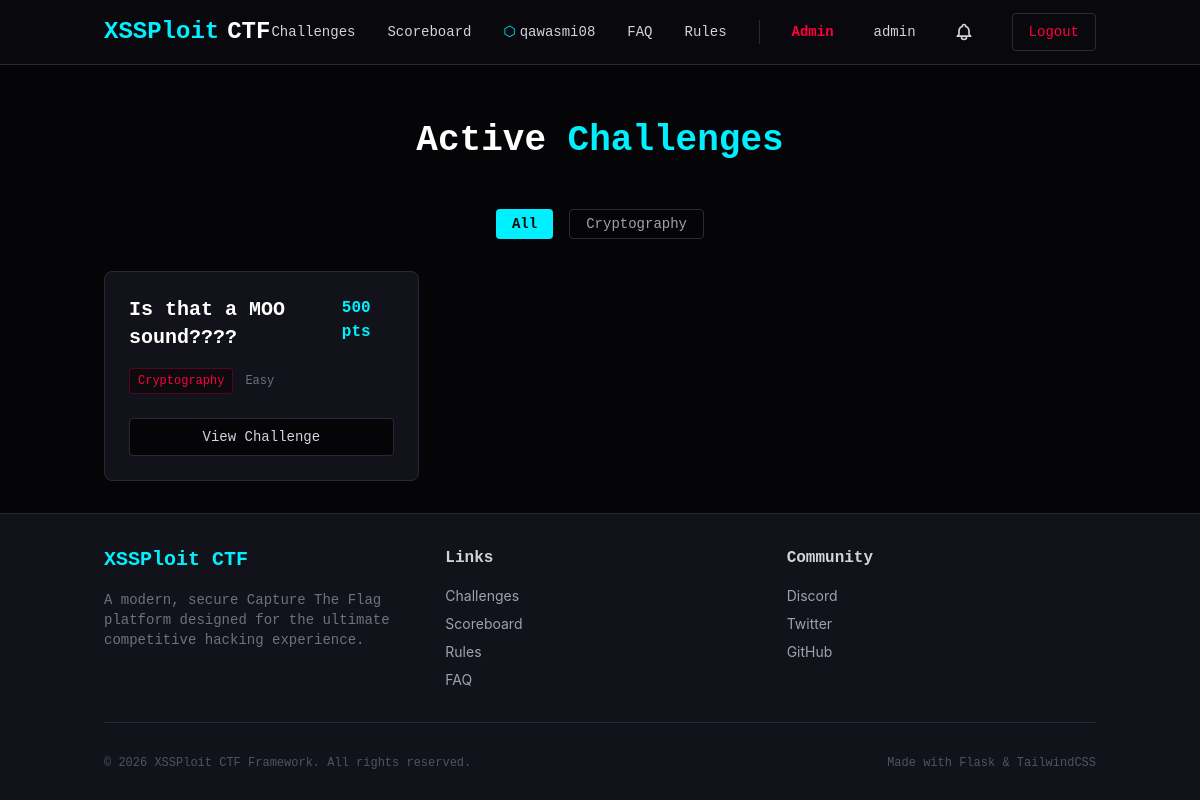
Page /challenges/ (signed in) on the committed database.
### app/models/team.py (models this page shows, shortened)
class Team(db.Model):
    __tablename__ = 'teams'
    id = db.Column(db.Integer, primary_key=True)
    name = db.Column(db.String(100), unique=True, index=True, nullable=False)
    invite_code = db.Column(db.String(36), unique=True, nullable=False, default=lambda: str(uuid.uuid4()))
    captain_id = db.Column(db.Integer, db.ForeignKey('users.id'), nullable=False)
    created_at = db.Column(db.DateTime, default=datetime.utcnow)
    captain = db.relationship('User', foreign_keys=[captain_id])
    members = db.relationship('TeamMember', back_populates='team', cascade="all, delete-orphan", lazy='dynamic')
    submissions = db.relationship('Submission', back_populates='team', lazy='dynamic')
    solves = db.relationship('Solve', back_populates='team', lazy='dynamic')

### app/models/user.py (models this page shows, shortened)
class User(UserMixin, db.Model):
    __tablename__ = 'users'
    id = db.Column(db.Integer, primary_key=True)
    username = db.Column(db.String(64), unique=True, index=True, nullable=False)
    email = db.Column(db.String(120), unique=True, index=True, nullable=False)
    password_hash = db.Column(db.String(256), nullable=False)
    bio = db.Column(db.String(255))
    avatar = db.Column(db.String(255))
    country = db.Column(db.String(64))
    role = db.Column(db.String(20), default='user') # 'user' or 'admin'
    is_active = db.Column(db.Boolean, default=True)
    is_verified = db.Column(db.Boolean, default=False)
    created_at = db.Column(db.DateTime, default=datetime.utcnow)
    team_memberships = db.relationship('TeamMember', back_populates='user', lazy='dynamic')
    submissions = db.relationship('Submission', back_populates='user', lazy='dynamic')
    solves = db.relationship('Solve', back_populates='user', lazy='dynamic')
    @property
    def team(self):
        membership = self.team_memberships.first()
        if membership:
            return membership.team
        return None
    def is_admin(self):
        return self.role == 'admin'

### app/models/challenge.py (models this page shows, shortened)
class Category(db.Model):
    __tablename__ = 'categories'
    id = db.Column(db.Integer, primary_key=True)
    name = db.Column(db.String(50), unique=True, nullable=False)
    description = db.Column(db.Text)
    challenges = db.relationship('Challenge', back_populates='category', lazy='dynamic')

class Challenge(db.Model):
    __tablename__ = 'challenges'
    id = db.Column(db.Integer, primary_key=True)
    title = db.Column(db.String(150), nullable=False)
    slug = db.Column(db.String(150), unique=True, index=True)
    category_id = db.Column(db.Integer, db.ForeignKey('categories.id'), nullable=False)
    difficulty = db.Column(db.String(20), default='Easy') # Easy, Medium, Hard, Insane
    initial_points = db.Column(db.Integer, nullable=False, default=500)
    minimum_points = db.Column(db.Integer, nullable=False, default=50)
    decay_limit    = db.Column(db.Integer, nullable=False, default=10)  # solves to reach minimum
    points         = db.Column(db.Integer, nullable=False, default=500) # current live value (cached)
    description = db.Column(db.Text, nullable=False)
    flag_hash = db.Column(db.String(256), nullable=False)
    is_visible = db.Column(db.Boolean, default=False)
    created_at = db.Column(db.DateTime, default=datetime.utcnow)
    category = db.relationship('Category', back_populates='challenges')
    files = db.relationship('ChallengeFile', back_populates='challenge', cascade="all, delete-orphan")
    hints = db.relationship('Hint', back_populates='challenge', cascade="all, delete-orphan")
    submissions = db.relationship('Submission', back_populates='challenge', lazy='dynamic', cascade="all, delete-orphan")
    solves = db.relationship('Solve', back_populates='challenge', lazy='dynamic', cascade="all, delete-orphan")

### app/blueprints/challenges/__init__.py (the view)
@challenges_bp.route('/')
@login_required
def index():
    categories = Category.query.all()
    challenges = Challenge.query.filter_by(is_visible=True).all()
    solved_challenge_ids = []
    if current_user.team:
        solves = Solve.query.filter_by(team_id=current_user.team.id).all()
        solved_challenge_ids = [s.challenge_id for s in solves]
    else:
        solves = Solve.query.filter_by(user_id=current_user.id).all()
        solved_challenge_ids = [s.challenge_id for s in solves]
    return render_template('challenges/index.html',
                           categories=categories,
                           challenges=challenges,
                           solved_ids=solved_challenge_ids)

### app/models/__init__.py (called while the page is built)
@login_manager.user_loader
def load_user(user_id):
    return User.query.get(int(user_id))

### app/templates/challenges/index.html (shortened to what this page needs)
{% extends "base.html" %}
{% block content %}
<div class="max-w-6xl mx-auto">
    <div class="text-center mb-12">
        <h1 class="text-4xl font-mono font-bold text-white mb-4">Active <span class="text-cyber-primary neon-text">Challenges</span></h1>
    </div>
    <div class="flex flex-wrap gap-4 mb-8 justify-center">
        <button class="px-4 py-1 text-sm font-mono bg-cyber-primary text-cyber-dark rounded font-bold">All</button>
        {% for category in categories %}
            <button class="px-4 py-1 text-sm font-mono border border-cyber-border text-gray-400 rounded hover:border-cyber-primary hover:text-cyber-primary transition-all">{{ category.name }}</button>
        {% endfor %}
    </div>
    <div class="grid grid-cols-1 md:grid-cols-2 lg:grid-cols-3 gap-6">
        {% for challenge in challenges %}
        {% set is_solved = challenge.id in solved_ids %}
        <div class="bg-cyber-card border {% if is_solved %}border-green-500/50{% else %}border-cyber-border hover:border-cyber-primary{% endif %} rounded-lg p-6 card-hover relative overflow-hidden group">
            <div class="flex justify-between items-start mb-4">
                <h3 class="text-xl font-mono font-bold text-white group-hover:text-cyber-primary transition-colors">{{ challenge.title }}</h3>
                <span class="text-cyber-primary font-mono font-bold">{{ challenge.points }} pts</span>
            </div>
            <div class="flex items-center space-x-3 mb-6 font-mono text-xs">
                <span class="bg-cyber-dark px-2 py-1 rounded text-cyber-secondary border border-cyber-secondary/30">{{ challenge.category.name if challenge.category else 'Misc' }}</span>
                <span class="text-gray-500">{{ challenge.difficulty }}</span>
            </div>
            <a href="/challenges/{{ challenge.id }}" class="block w-full text-center py-2 bg-cyber-darker border border-cyber-border group-hover:border-cyber-primary rounded font-mono text-sm text-gray-300 group-hover:text-white transition-all">
                View Challenge
            </a>
        </div>
        {% endfor %}
    </div>
</div>
{% endblock %}

### app/templates/includes/navbar.html (shortened to what this page needs)
<nav class="bg-cyber-dark/80 backdrop-blur-md border-b border-cyber-border sticky top-0 z-50">
    <div class="container mx-auto px-4">
        <div class="flex items-center justify-between h-16">
            <a href="/" class="flex items-center space-x-2">
                <span class="text-2xl font-mono font-bold text-cyber-primary neon-text">XSSPloit</span>
                <span class="text-2xl font-mono font-bold text-white">CTF</span>
            </a>
            <div class="hidden md:flex space-x-8 items-center font-mono text-sm">
                <a href="/challenges" class="hover:text-cyber-primary transition-colors">Challenges</a>
                <a href="/scoreboard" class="hover:text-cyber-primary transition-colors">Scoreboard</a>
                {% if current_user.is_authenticated %}
                    {% if current_user.team %}
                        <a href="/team/{{ current_user.team.id }}" class="hover:text-cyber-primary transition-colors flex items-center gap-1">
                            <span class="text-cyber-primary">⬡</span> {{ current_user.team.name }}
                        </a>
                    {% else %}
                        <a href="/team/" class="hover:text-cyber-primary transition-colors">Team</a>
                    {% endif %}
                {% endif %}
                <a href="/faq" class="hover:text-cyber-primary transition-colors">FAQ</a>
                <a href="/rules" class="hover:text-cyber-primary transition-colors">Rules</a>
                {% if current_user.is_authenticated %}
                    {% if current_user.is_admin() %}
                        <a href="/admin/" class="text-cyber-secondary font-bold hover:text-cyber-primary transition-colors pr-2">Admin</a>
                    {% endif %}
                    <a href="/dashboard" class="flex items-center space-x-2 hover:text-cyber-primary transition-colors">
                        <span>{{ current_user.username }}</span>
                    </a>
                    <a href="/notifications" class="relative group flex items-center justify-center w-8 h-8 rounded-full hover:bg-cyber-darker transition-colors text-gray-300 hover:text-cyber-primary">
                    </a>
                    <a href="/auth/logout" class="px-4 py-2 text-cyber-secondary border border-cyber-border hover:border-cyber-secondary hover:bg-cyber-secondary/10 rounded transition-all">Logout</a>
                {% endif %}
            </div>
        </div>
    </div>
</nav>

### app/templates/base.html (style rules this page uses)
body { color: #e2e8f0; }
.neon-text { text-shadow: 0 0 10px theme('colors.cyber.primary'), 0 0 20px theme('colors.cyber.primary'); }
.card-hover { transition: all 0.3s ease; }

### rows in the picture
Team: team.name "qawasmi08"
User: username "admin"
Category: name "Cryptography"
Challenge: title "Is that a MOO sound????", points "500", category "Cryptography", difficulty "Easy"
